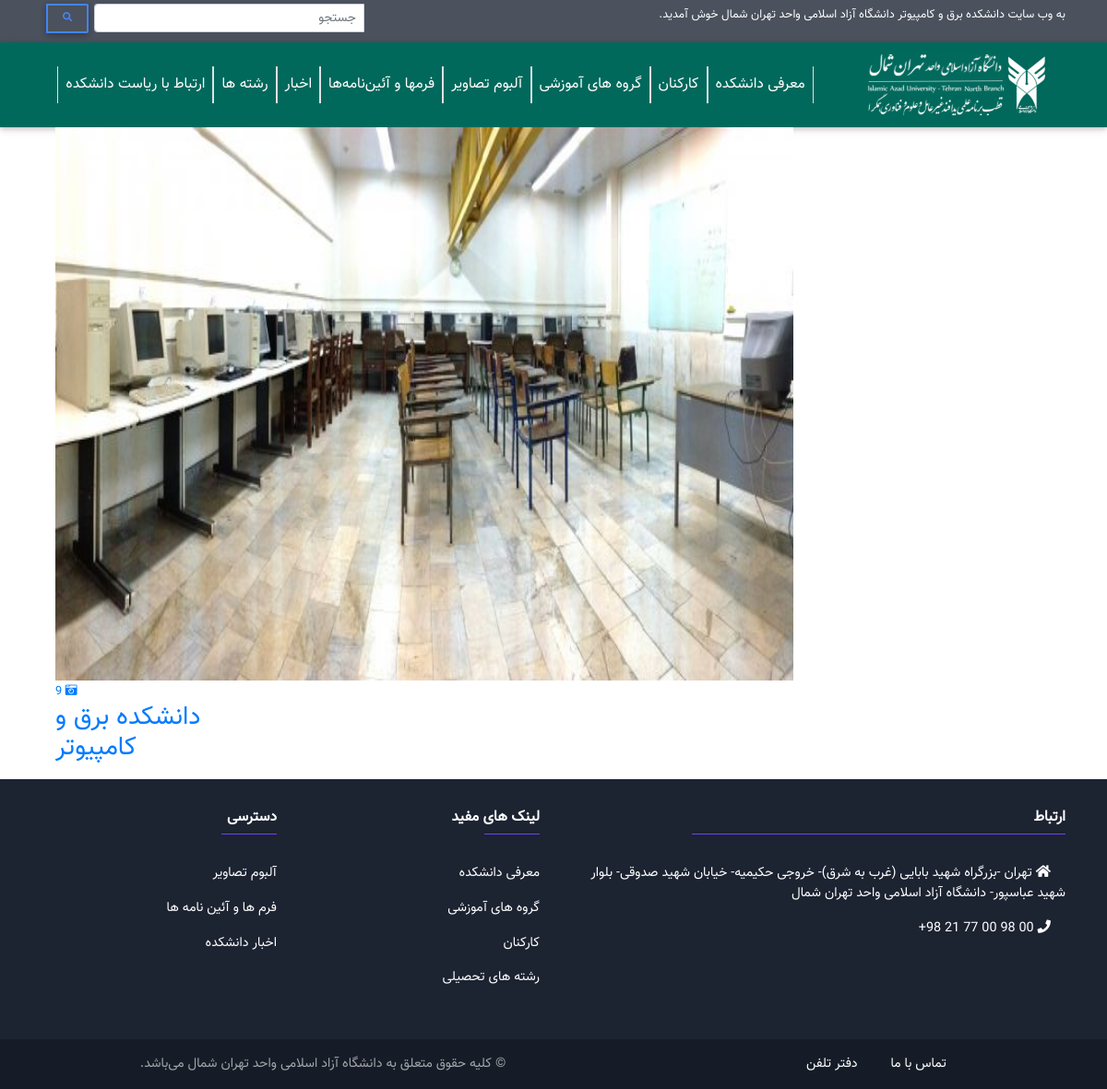
The page /fa/album/ on the database its author committed.
### album/models.py (models this page shows, shortened)
class Album(models.Model):
    name = models.CharField(max_length=100)
    slug = models.SlugField(allow_unicode=True)
    class Meta:
        verbose_name = "آلبوم"
        verbose_name_plural = "آلبوم‌ها"

class AlbumImage(models.Model):
    album = models.ForeignKey(Album, on_delete=models.CASCADE)
    image = models.ImageField(upload_to=album_image_path)
    caption = models.CharField(max_length=50)
    class Meta:
        verbose_name = "AlbumImage"
        verbose_name_plural = "AlbumImages"

### album/views.py (the view)
# urls.py: path('', views.index, name="index"),
def index(request):
    albums = Album.objects.all()
    context={
        'albums':albums,
    }
    return render(request, 'album/index.html', context)

### templates/album/index.html (shortened to what this page needs)
{% extends 'shared/base.html' %} {% block body %}
<div class="container main-content">
    <div class="row">
        <div class="col-xs-12 col-sm-12 pull-left flip">
            <div class="albums-view container">
                <div class="row no-gutter">
                    <section id="wbe0e7ea7326ed19fd327327f1f1937be0" class="albums-wrapper clearfix">
                        {% for album in albums %}
                        <div class="item col-sm-4 col-md-3" data-key="65">
                            <div class="thumbnail">
                                <a href="{% url 'album:detail' album.pk %}">
                                    <img class="img-responsive" src="{% for image in album.albumimage_set.all %}{% if forloop.first %}{{image.image.url}}{% endif %}{% endfor %}" width="800" height="600" alt="دانشکده برق و کامپیوتر">
                                        <small class="images-count">{{album.albumimage_set.count}} <i class="fa fa-camera-retro"></i></small></a>
                                <div class="caption">
                                    <h3 class="title">
                                        <a href="{% url 'album:detail' album.pk %}">{{album.name}}</a> </h3>
                                </div>
                            </div>
                        </div>
                        {% endfor %}
                    </section>
                </div>
            </div>
        </div>
    </div>
</div>
{% endblock body %}

### static/css/site.css (style rules this page uses)
* { font-family: 'Vazir' ; }

### rows shown on the page
Album: image (picture), albumimage_set.count "9", name "دانشکده برق و کامپیوتر"
